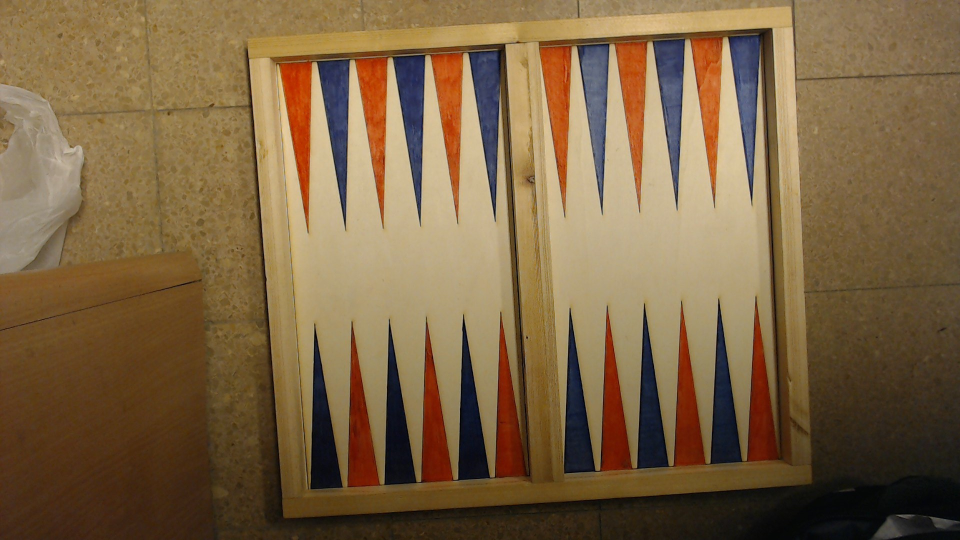
#> input picture Integration/board.jpg, 1920 x 1080 px, given in place of WIN_20191209_17_00_11_Pro.jpg, which was not available (shown at 1/2 size)
$ python ImageProcessing.py
#> lines starting #> are read from the running program, lines starting #| are printed output that depends on the picture; pictures that were not available may be replaced by others from this repository, and a replacement may not be noted
### Integration/Foreground.py
import cv2
import numpy as np
import matplotlib.pyplot as plt
import os
import os.path


# [33 lines left out: function calc_std, not called in this run]


def foreground_poc(threshold, diff_path, std_dir):
    [threshold_r, threshold_g, threshold_b] = threshold
    new_length = 360
    new_width = 640
    hsv = True
    orig = cv2.imread(diff_path, cv2.IMREAD_COLOR)
    diff = orig
    if hsv:
        diff = cv2.cvtColor(orig, cv2.COLOR_BGR2HSV)
    [diff_r, diff_g, diff_b] = cv2.split(diff)
    diff_r = cv2.resize(diff_r, (new_width, new_length))
    diff_g = cv2.resize(diff_g, (new_width, new_length))
    diff_b = cv2.resize(diff_b, (new_width, new_length))
    # calc_std(std_dir, hsv)
    std_r = cv2.imread("std_red.jpg", 0).astype(int)
    std_g = cv2.imread("std_green.jpg", 0).astype(int)
    std_b = cv2.imread("std_blue.jpg", 0).astype(int)
    mean_r = cv2.imread("mean_red.jpg", 0).astype(int)
    mean_g = cv2.imread("mean_green.jpg", 0).astype(int)
    mean_b = cv2.imread("mean_blue.jpg", 0).astype(int)
    # np.where(std_r <= 1, 1, std_r)
    # np.where(std_g <= 1, 1, std_g)
    # np.where(std_b <= 1, 1, std_b)
    std_r[std_r < 1] = 1
    std_b[std_b < 1] = 1
    std_g[std_g < 1] = 1
    distance_r = np.abs((mean_r - diff_r))
    distance_g = np.abs((mean_g - diff_g))
    distance_b = np.abs((mean_b - diff_b))
    #plt.imshow(distance_r.astype(int)), plt.title("R"), plt.colorbar(), plt.show()
    # plt.imshow(distance_g.astype(int)), plt.title("G"), plt.colorbar(), plt.show()
    # plt.imshow(distance_b.astype(int)), plt.title("B"), plt.colorbar(), plt.show()
    for i in range(len(distance_r)):
        for j in range(len(distance_r[0])):
            if distance_r[i][j] >= threshold_r :
                distance_r[i][j] = 1
            else:
                distance_r[i][j] = 0

            if distance_b[i][j] >= threshold_b :
                distance_b[i][j] = 1
            else:
                distance_b[i][j] = 0

            if distance_g[i][j] >= threshold_g :
                distance_g[i][j] = 1
            else:
                distance_g[i][j] = 0
    check_mat = np.zeros(distance_r.shape)
    for i in range(len(check_mat)):
        for j in range(len(check_mat[0])):
            if distance_r[i][j] == 1 and distance_b[i][j] == 1 and distance_g[i][j] == 1:
                check_mat[i][j] = 1
            else:
                check_mat[i][j] = 0
    kernel = np.ones((3, 3), np.uint8)
    # plt.imshow(orig), plt.title("Original"), plt.show()
    # plt.imshow(check_mat), plt.colorbar(), plt.show()
    check_mat = cv2.morphologyEx(check_mat, cv2.MORPH_CLOSE, kernel, iterations=1)
    # plt.imshow(check_mat), plt.colorbar(), plt.title("close"), plt.show()
    kernel = np.ones((3, 3), np.uint8)
    check_mat = cv2.morphologyEx(check_mat, cv2.MORPH_OPEN, kernel, iterations=5)
    check_mat = cv2.dilate(check_mat, kernel)
    # plt.imshow(check_mat), plt.colorbar(), plt.title("open"), plt.show()
    return check_mat


"""
def get_video():
    cap = cv2.VideoCapture(URL)
    while True:
        ret, frame = cap.read()
        if frame is not None:
            cv2.imshow('frame', frame)
        q = cv2.waitKey(1)
        if q == ord("q"):
            break
    cv2.destroyAllWindows()
"""

### Integration/ImageProcessing.py
import cv2
import numpy as np
import Foreground

def get_detected_soldiers(filename):
    DEFAULF = 0
    std_dir = "C:\\Users\\t8545065\\Desktop\\Lil project\\procton\\Integration\\stds"
    threshold_r = 0
    threshold_g = 6
    threshold_b = 6
    img = cv2.imread(filename, cv2.IMREAD_GRAYSCALE)
#> img: shape (1080, 1920); min 0, max 214, mean 103.9
    # img = cv2.medianBlur(img,5)
    img = cv2.resize(img, (640, 360))
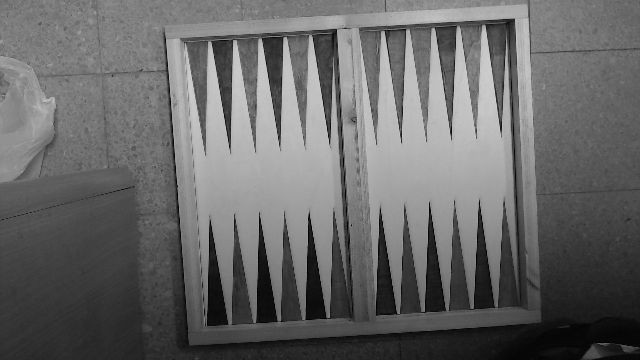
#> img: shape (360, 640); min 0, max 212, mean 103.9
    cimg = cv2.cvtColor(img, cv2.COLOR_GRAY2BGR)

    circles = cv2.HoughCircles(img, cv2.HOUGH_GRADIENT, 1, 15,
                               param1=40, param2=13, minRadius=7, maxRadius=13)
#> circles = 33 rows, first 8: [133.5, 58.5, 12.4], [144.5, 129.5, 12.4], [48.5, 100.5, 12.4], [110.5, 39.5, 12.4], [113.5, 61.5, 12.4], [295.5, 45.5, 12.4], [105.5, 153.5, 12.4], [41.5, 133.5, 12.4]

    circles = np.uint16(np.around(circles))
#> circles = 33 rows, first 8: [134, 58, 12], [144, 130, 12], [48, 100, 12], [110, 40, 12], [114, 62, 12], [296, 46, 12], [106, 154, 12], [42, 134, 12]
    whiteCircles = np.ndarray(shape=circles.shape)
    blackCircles = np.ndarray(shape=circles.shape)

    foreground = Foreground.foreground_poc(threshold=[threshold_r, threshold_g, threshold_b],diff_path=filename,
                                          std_dir= std_dir)
#> in foreground_poc, orig is the input picture: shape (1080, 1920, 3); mean B, G, R 67.7, 100.3, 124.7
#> in foreground_poc, `diff = cv2.cvtColor(orig, cv2.COLOR_BGR2HSV)`: diff: shape (1080, 1920, 3); mean H, S, V 24.7, 128, 126.2
#> in foreground_poc, `[diff_r, diff_g, diff_b] = cv2.split(diff)`:
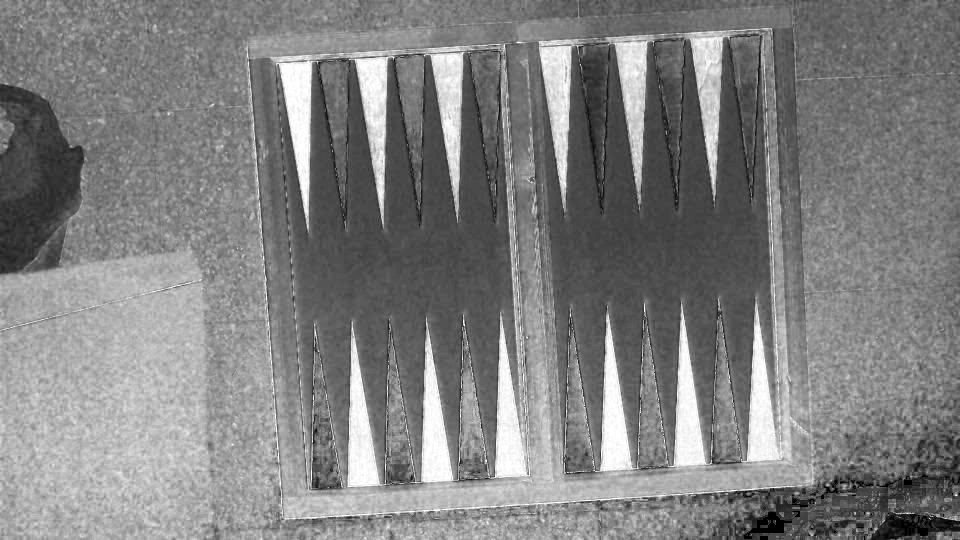
#> diff_g: shape (1080, 1920) (shown at 1/2 size); min 0, max 255, mean 128
#> in foreground_poc, `diff_r = cv2.resize(diff_r, (new_width, new_length))`:
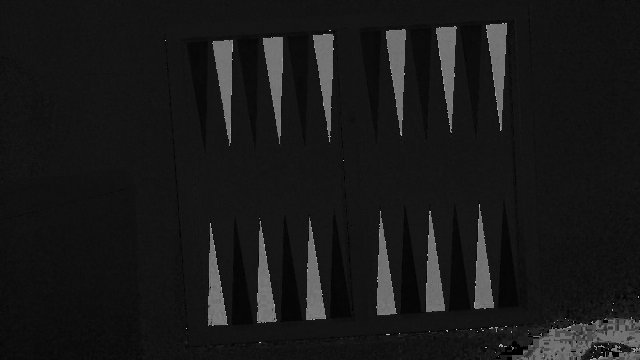
#> diff_r: shape (360, 640); min 0, max 178, mean 24.8
#> in foreground_poc, `diff_g = cv2.resize(diff_g, (new_width, new_length))`:
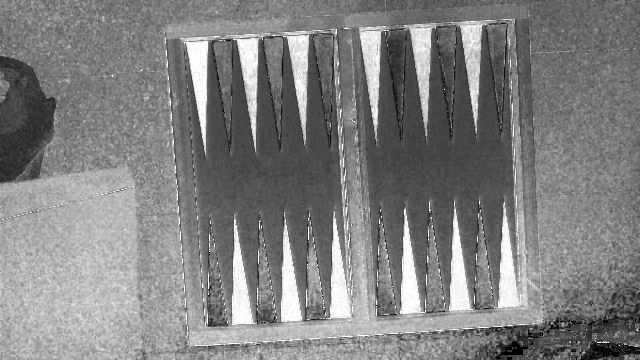
#> diff_g: shape (360, 640); min 0, max 255, mean 128
#> in foreground_poc, `diff_b = cv2.resize(diff_b, (new_width, new_length))`:
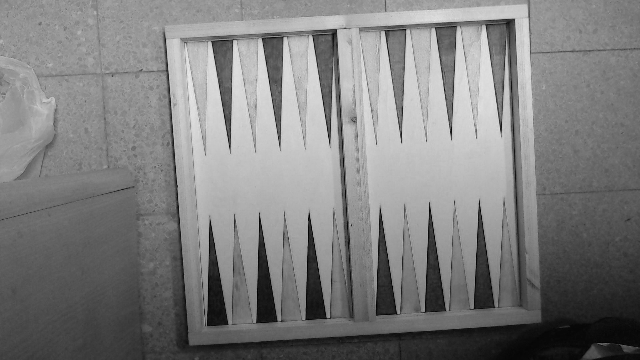
#> diff_b: shape (360, 640); min 0, max 235, mean 126.2
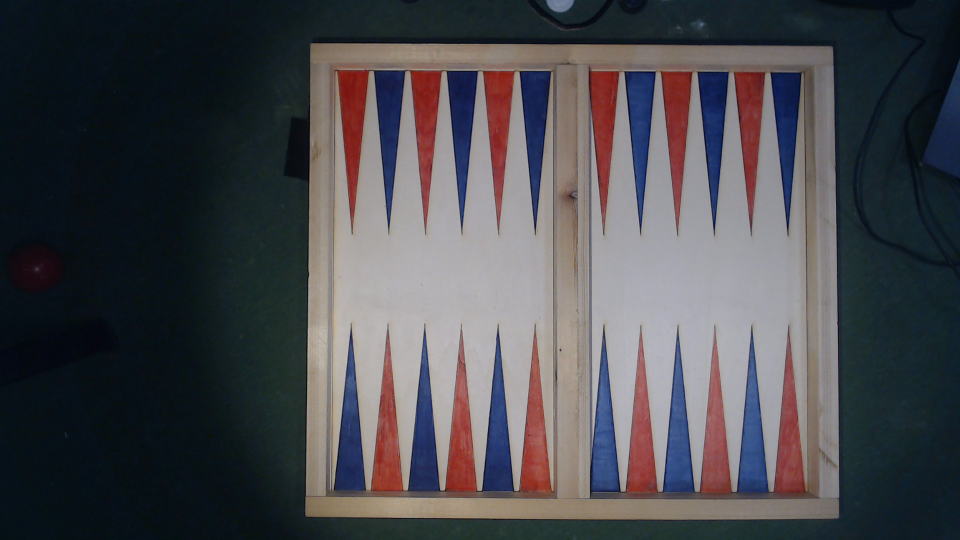
#> input picture Integration/stds/WIN_20191209_17_02_20_Pro.mp4 frame1.png, 1920 x 1080 px, given in place of std_red.jpg, which was not available (shown at 1/2 size)
#> in foreground_poc, `std_r = cv2.imread("std_red.jpg", 0).astype(int)`:
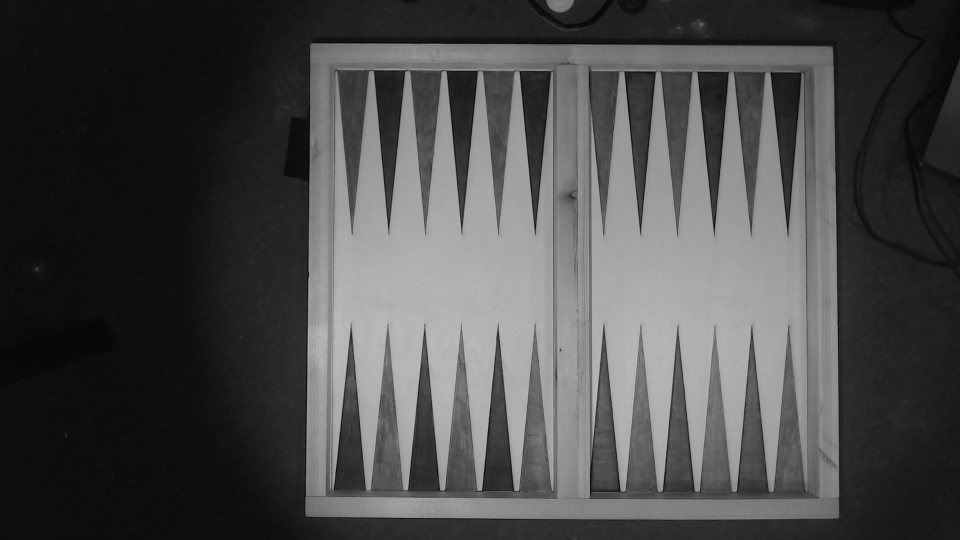
#> std_r: shape (1080, 1920) int64 (shown at 1/2 size); min 0, max 194, mean 74.2

    whiteCount = 0
    blackCount = 0
    for i in circles[0, :]:
        # print(i)
        if foreground[i[1]][i[0]] == 1:
            if img[i[1]][i[0]] > 100:
                whiteCircles[0][whiteCount] = i
                whiteCount += 1
                cv2.circle(cimg, (i[0], i[1]), i[2], (0, 0, 0), 2)
            else:
                blackCircles[0][blackCount] = i
                blackCount += 1
                cv2.circle(cimg, (i[0], i[1]), i[2], (255, 255, 255), 2)
            cv2.circle(cimg, (i[0], i[1]), 2, (0, 0, 255), 3)


    # cv2.imshow('detected circles', cimg)
    # cv2.waitKey(0)
    # cv2.destroyAllWindows()
    return [whiteCircles, blackCircles]

#> (the run stopped early here; a loop or call above may not have finished)
